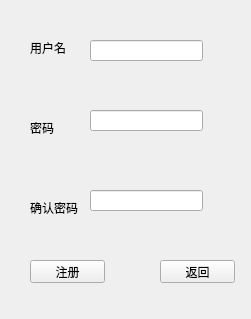
<?xml version="1.0" encoding="UTF-8"?>
<ui version="4.0">
 <class>Sign</class>
 <widget class="QWidget" name="Sign">
  <property name="geometry">
   <rect>
    <x>0</x>
    <y>0</y>
    <width>251</width>
    <height>319</height>
   </rect>
  </property>
  <property name="windowTitle">
   <string>Form</string>
  </property>
  <widget class="QLabel" name="label">
   <property name="geometry">
    <rect>
     <x>30</x>
     <y>40</y>
     <width>53</width>
     <height>15</height>
    </rect>
   </property>
   <property name="text">
    <string>用户名</string>
   </property>
  </widget>
  <widget class="QLabel" name="label_2">
   <property name="geometry">
    <rect>
     <x>30</x>
     <y>120</y>
     <width>53</width>
     <height>15</height>
    </rect>
   </property>
   <property name="text">
    <string>密码</string>
   </property>
  </widget>
  <widget class="QLabel" name="label_3">
   <property name="geometry">
    <rect>
     <x>30</x>
     <y>200</y>
     <width>53</width>
     <height>15</height>
    </rect>
   </property>
   <property name="text">
    <string>确认密码</string>
   </property>
  </widget>
  <widget class="QPushButton" name="ConfirmSign">
   <property name="geometry">
    <rect>
     <x>30</x>
     <y>260</y>
     <width>75</width>
     <height>23</height>
    </rect>
   </property>
   <property name="text">
    <string>注册</string>
   </property>
  </widget>
  <widget class="QLineEdit" name="UserNameEdit">
   <property name="geometry">
    <rect>
     <x>90</x>
     <y>40</y>
     <width>113</width>
     <height>21</height>
    </rect>
   </property>
  </widget>
  <widget class="QLineEdit" name="PwEdit">
   <property name="geometry">
    <rect>
     <x>90</x>
     <y>110</y>
     <width>113</width>
     <height>21</height>
    </rect>
   </property>
   <property name="echoMode">
    <enum>QLineEdit::Password</enum>
   </property>
  </widget>
  <widget class="QLineEdit" name="ConfirmPwEdit">
   <property name="geometry">
    <rect>
     <x>90</x>
     <y>190</y>
     <width>113</width>
     <height>21</height>
    </rect>
   </property>
   <property name="echoMode">
    <enum>QLineEdit::Password</enum>
   </property>
  </widget>
  <widget class="QPushButton" name="pushButton">
   <property name="geometry">
    <rect>
     <x>160</x>
     <y>260</y>
     <width>75</width>
     <height>23</height>
    </rect>
   </property>
   <property name="text">
    <string>返回</string>
   </property>
  </widget>
 </widget>
 <resources/>
 <connections/>
</ui>
